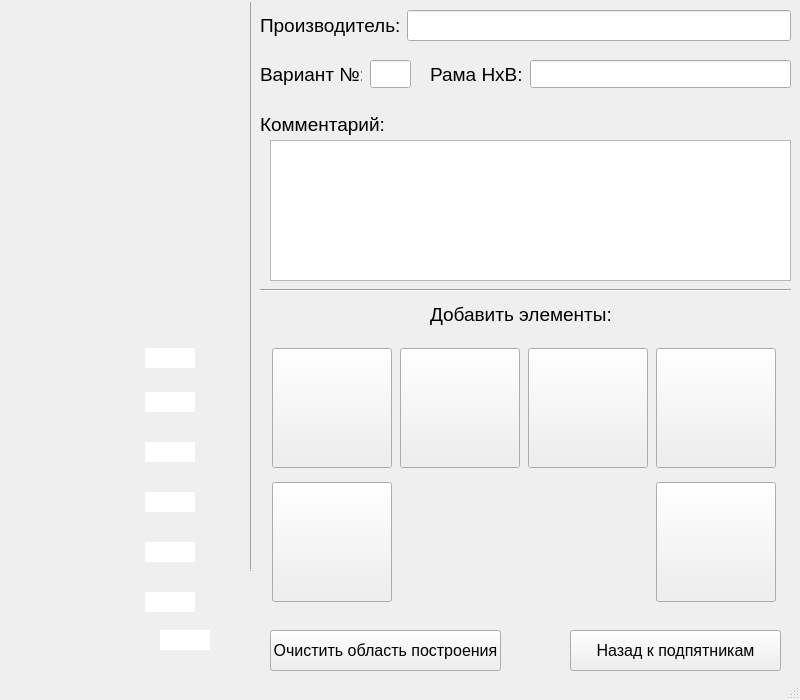
<?xml version="1.0" encoding="UTF-8"?>
<ui version="4.0">
 <class>MainWindow</class>
 <widget class="QMainWindow" name="MainWindow">
  <property name="geometry">
   <rect>
    <x>0</x>
    <y>0</y>
    <width>800</width>
    <height>700</height>
   </rect>
  </property>
  <property name="minimumSize">
   <size>
    <width>250</width>
    <height>700</height>
   </size>
  </property>
  <property name="maximumSize">
   <size>
    <width>800</width>
    <height>700</height>
   </size>
  </property>
  <property name="font">
   <font>
    <family>Arial</family>
    <pointsize>12</pointsize>
   </font>
  </property>
  <property name="windowTitle">
   <string>Отрисовка рам</string>
  </property>
  <widget class="QWidget" name="centralwidget">
   <widget class="QLineEdit" name="lineEdit_d0">
    <property name="geometry">
     <rect>
      <x>160</x>
      <y>630</y>
      <width>50</width>
      <height>20</height>
     </rect>
    </property>
    <property name="focusPolicy">
     <enum>Qt::ClickFocus</enum>
    </property>
    <property name="maxLength">
     <number>4</number>
    </property>
    <property name="frame">
     <bool>false</bool>
    </property>
    <property name="alignment">
     <set>Qt::AlignBottom|Qt::AlignLeading|Qt::AlignLeft</set>
    </property>
   </widget>
   <widget class="QLabel" name="bgrnd">
    <property name="geometry">
     <rect>
      <x>0</x>
      <y>0</y>
      <width>250</width>
      <height>671</height>
     </rect>
    </property>
    <property name="text">
     <string/>
    </property>
    <property name="pixmap">
     <pixmap>pics/frame/Bgrnd.png</pixmap>
    </property>
    <property name="scaledContents">
     <bool>true</bool>
    </property>
   </widget>
   <widget class="Line" name="line">
    <property name="geometry">
     <rect>
      <x>250</x>
      <y>0</y>
      <width>1</width>
      <height>571</height>
     </rect>
    </property>
    <property name="frameShadow">
     <enum>QFrame::Raised</enum>
    </property>
    <property name="lineWidth">
     <number>2</number>
    </property>
    <property name="orientation">
     <enum>Qt::Vertical</enum>
    </property>
   </widget>
   <widget class="QWidget" name="horizontalLayoutWidget">
    <property name="geometry">
     <rect>
      <x>260</x>
      <y>10</y>
      <width>531</width>
      <height>31</height>
     </rect>
    </property>
    <layout class="QHBoxLayout" name="horizontalLayout">
     <item>
      <widget class="QLabel" name="label_3">
       <property name="font">
        <font>
         <pointsize>14</pointsize>
        </font>
       </property>
       <property name="text">
        <string>Производитель:</string>
       </property>
      </widget>
     </item>
     <item>
      <widget class="QLineEdit" name="lineEdit">
       <property name="font">
        <font>
         <pointsize>14</pointsize>
        </font>
       </property>
       <property name="alignment">
        <set>Qt::AlignCenter</set>
       </property>
      </widget>
     </item>
    </layout>
   </widget>
   <widget class="QLabel" name="label_4">
    <property name="geometry">
     <rect>
      <x>260</x>
      <y>60</y>
      <width>102</width>
      <height>29</height>
     </rect>
    </property>
    <property name="font">
     <font>
      <pointsize>14</pointsize>
     </font>
    </property>
    <property name="text">
     <string>Вариант №:</string>
    </property>
   </widget>
   <widget class="QLineEdit" name="lineEdit_variant">
    <property name="geometry">
     <rect>
      <x>370</x>
      <y>60</y>
      <width>41</width>
      <height>28</height>
     </rect>
    </property>
    <property name="font">
     <font>
      <pointsize>14</pointsize>
     </font>
    </property>
    <property name="focusPolicy">
     <enum>Qt::ClickFocus</enum>
    </property>
    <property name="maxLength">
     <number>2</number>
    </property>
    <property name="alignment">
     <set>Qt::AlignCenter</set>
    </property>
   </widget>
   <widget class="Line" name="line_2">
    <property name="geometry">
     <rect>
      <x>260</x>
      <y>280</y>
      <width>531</width>
      <height>20</height>
     </rect>
    </property>
    <property name="orientation">
     <enum>Qt::Horizontal</enum>
    </property>
   </widget>
   <widget class="QLabel" name="label_8">
    <property name="geometry">
     <rect>
      <x>430</x>
      <y>60</y>
      <width>102</width>
      <height>29</height>
     </rect>
    </property>
    <property name="font">
     <font>
      <pointsize>14</pointsize>
     </font>
    </property>
    <property name="text">
     <string>Рама HxB:</string>
    </property>
   </widget>
   <widget class="QLineEdit" name="lineEdit_frame">
    <property name="geometry">
     <rect>
      <x>530</x>
      <y>60</y>
      <width>261</width>
      <height>28</height>
     </rect>
    </property>
    <property name="font">
     <font>
      <pointsize>14</pointsize>
     </font>
    </property>
    <property name="focusPolicy">
     <enum>Qt::ClickFocus</enum>
    </property>
    <property name="maxLength">
     <number>10</number>
    </property>
    <property name="alignment">
     <set>Qt::AlignCenter</set>
    </property>
   </widget>
   <widget class="QLabel" name="label_9">
    <property name="geometry">
     <rect>
      <x>260</x>
      <y>110</y>
      <width>131</width>
      <height>29</height>
     </rect>
    </property>
    <property name="font">
     <font>
      <pointsize>14</pointsize>
     </font>
    </property>
    <property name="text">
     <string>Комментарий:</string>
    </property>
   </widget>
   <widget class="QTextEdit" name="textEdit">
    <property name="geometry">
     <rect>
      <x>270</x>
      <y>140</y>
      <width>521</width>
      <height>141</height>
     </rect>
    </property>
    <property name="font">
     <font>
      <pointsize>12</pointsize>
     </font>
    </property>
   </widget>
   <widget class="QPushButton" name="pushButton_pp1">
    <property name="geometry">
     <rect>
      <x>570</x>
      <y>630</y>
      <width>211</width>
      <height>41</height>
     </rect>
    </property>
    <property name="text">
     <string>Назад к подпятникам</string>
    </property>
   </widget>
   <widget class="QLabel" name="label_g1">
    <property name="geometry">
     <rect>
      <x>0</x>
      <y>600</y>
      <width>230</width>
      <height>71</height>
     </rect>
    </property>
    <property name="text">
     <string/>
    </property>
    <property name="pixmap">
     <pixmap>pics/frame/G1.png</pixmap>
    </property>
    <property name="scaledContents">
     <bool>true</bool>
    </property>
   </widget>
   <widget class="QLabel" name="label_10">
    <property name="geometry">
     <rect>
      <x>430</x>
      <y>300</y>
      <width>191</width>
      <height>29</height>
     </rect>
    </property>
    <property name="font">
     <font>
      <pointsize>14</pointsize>
     </font>
    </property>
    <property name="text">
     <string>Добавить элементы:</string>
    </property>
   </widget>
   <widget class="QWidget" name="gridLayoutWidget">
    <property name="geometry">
     <rect>
      <x>270</x>
      <y>340</y>
      <width>511</width>
      <height>271</height>
     </rect>
    </property>
    <layout class="QGridLayout" name="gridLayout">
     <item row="0" column="1">
      <widget class="QPushButton" name="pushButton_dg2">
       <property name="sizePolicy">
        <sizepolicy hsizetype="Fixed" vsizetype="Fixed">
         <horstretch>0</horstretch>
         <verstretch>0</verstretch>
        </sizepolicy>
       </property>
       <property name="minimumSize">
        <size>
         <width>120</width>
         <height>120</height>
        </size>
       </property>
       <property name="maximumSize">
        <size>
         <width>120</width>
         <height>120</height>
        </size>
       </property>
       <property name="sizeIncrement">
        <size>
         <width>0</width>
         <height>0</height>
        </size>
       </property>
       <property name="text">
        <string/>
       </property>
       <property name="icon">
        <iconset>
         <normaloff>pics/thumbs/frdg2.jpg</normaloff>pics/thumbs/frdg2.jpg</iconset>
       </property>
       <property name="iconSize">
        <size>
         <width>110</width>
         <height>110</height>
        </size>
       </property>
       <property name="flat">
        <bool>false</bool>
       </property>
      </widget>
     </item>
     <item row="0" column="2">
      <widget class="QPushButton" name="pushButton_d1">
       <property name="sizePolicy">
        <sizepolicy hsizetype="Fixed" vsizetype="Fixed">
         <horstretch>0</horstretch>
         <verstretch>0</verstretch>
        </sizepolicy>
       </property>
       <property name="minimumSize">
        <size>
         <width>120</width>
         <height>120</height>
        </size>
       </property>
       <property name="maximumSize">
        <size>
         <width>120</width>
         <height>120</height>
        </size>
       </property>
       <property name="sizeIncrement">
        <size>
         <width>0</width>
         <height>0</height>
        </size>
       </property>
       <property name="text">
        <string/>
       </property>
       <property name="icon">
        <iconset>
         <normaloff>pics/thumbs/frd1.jpg</normaloff>pics/thumbs/frd1.jpg</iconset>
       </property>
       <property name="iconSize">
        <size>
         <width>110</width>
         <height>110</height>
        </size>
       </property>
       <property name="flat">
        <bool>false</bool>
       </property>
      </widget>
     </item>
     <item row="0" column="0">
      <widget class="QPushButton" name="pushButton_dg1">
       <property name="sizePolicy">
        <sizepolicy hsizetype="Fixed" vsizetype="Fixed">
         <horstretch>0</horstretch>
         <verstretch>0</verstretch>
        </sizepolicy>
       </property>
       <property name="minimumSize">
        <size>
         <width>120</width>
         <height>120</height>
        </size>
       </property>
       <property name="maximumSize">
        <size>
         <width>120</width>
         <height>120</height>
        </size>
       </property>
       <property name="sizeIncrement">
        <size>
         <width>0</width>
         <height>0</height>
        </size>
       </property>
       <property name="text">
        <string/>
       </property>
       <property name="icon">
        <iconset>
         <normaloff>pics/thumbs/frdg1.jpg</normaloff>pics/thumbs/frdg1.jpg</iconset>
       </property>
       <property name="iconSize">
        <size>
         <width>110</width>
         <height>110</height>
        </size>
       </property>
       <property name="flat">
        <bool>false</bool>
       </property>
      </widget>
     </item>
     <item row="1" column="0">
      <widget class="QPushButton" name="pushButton_g2">
       <property name="sizePolicy">
        <sizepolicy hsizetype="Fixed" vsizetype="Fixed">
         <horstretch>0</horstretch>
         <verstretch>0</verstretch>
        </sizepolicy>
       </property>
       <property name="minimumSize">
        <size>
         <width>120</width>
         <height>120</height>
        </size>
       </property>
       <property name="maximumSize">
        <size>
         <width>120</width>
         <height>120</height>
        </size>
       </property>
       <property name="sizeIncrement">
        <size>
         <width>0</width>
         <height>0</height>
        </size>
       </property>
       <property name="text">
        <string/>
       </property>
       <property name="icon">
        <iconset>
         <normaloff>pics/thumbs/frg2.jpg</normaloff>pics/thumbs/frg2.jpg</iconset>
       </property>
       <property name="iconSize">
        <size>
         <width>110</width>
         <height>110</height>
        </size>
       </property>
       <property name="flat">
        <bool>false</bool>
       </property>
      </widget>
     </item>
     <item row="0" column="3">
      <widget class="QPushButton" name="pushButton_d2">
       <property name="sizePolicy">
        <sizepolicy hsizetype="Fixed" vsizetype="Fixed">
         <horstretch>0</horstretch>
         <verstretch>0</verstretch>
        </sizepolicy>
       </property>
       <property name="minimumSize">
        <size>
         <width>120</width>
         <height>120</height>
        </size>
       </property>
       <property name="maximumSize">
        <size>
         <width>120</width>
         <height>120</height>
        </size>
       </property>
       <property name="sizeIncrement">
        <size>
         <width>0</width>
         <height>0</height>
        </size>
       </property>
       <property name="text">
        <string/>
       </property>
       <property name="icon">
        <iconset>
         <normaloff>pics/thumbs/frd2.jpg</normaloff>pics/thumbs/frd2.jpg</iconset>
       </property>
       <property name="iconSize">
        <size>
         <width>110</width>
         <height>110</height>
        </size>
       </property>
       <property name="flat">
        <bool>false</bool>
       </property>
      </widget>
     </item>
     <item row="1" column="3">
      <widget class="QPushButton" name="pushButton_nd">
       <property name="sizePolicy">
        <sizepolicy hsizetype="Fixed" vsizetype="Fixed">
         <horstretch>0</horstretch>
         <verstretch>0</verstretch>
        </sizepolicy>
       </property>
       <property name="minimumSize">
        <size>
         <width>120</width>
         <height>120</height>
        </size>
       </property>
       <property name="maximumSize">
        <size>
         <width>120</width>
         <height>120</height>
        </size>
       </property>
       <property name="sizeIncrement">
        <size>
         <width>0</width>
         <height>0</height>
        </size>
       </property>
       <property name="text">
        <string/>
       </property>
       <property name="icon">
        <iconset>
         <normaloff>pics/thumbs/frg1x.jpg</normaloff>pics/thumbs/frg1x.jpg</iconset>
       </property>
       <property name="iconSize">
        <size>
         <width>110</width>
         <height>110</height>
        </size>
       </property>
       <property name="flat">
        <bool>false</bool>
       </property>
      </widget>
     </item>
    </layout>
   </widget>
   <widget class="QLabel" name="label_dg1">
    <property name="geometry">
     <rect>
      <x>0</x>
      <y>562</y>
      <width>178</width>
      <height>72</height>
     </rect>
    </property>
    <property name="text">
     <string/>
    </property>
    <property name="pixmap">
     <pixmap>pics/frame/DG1.png</pixmap>
    </property>
    <property name="scaledContents">
     <bool>true</bool>
    </property>
   </widget>
   <widget class="QLineEdit" name="lineEdit_d1">
    <property name="geometry">
     <rect>
      <x>145</x>
      <y>592</y>
      <width>50</width>
      <height>20</height>
     </rect>
    </property>
    <property name="focusPolicy">
     <enum>Qt::ClickFocus</enum>
    </property>
    <property name="maxLength">
     <number>4</number>
    </property>
    <property name="frame">
     <bool>false</bool>
    </property>
    <property name="alignment">
     <set>Qt::AlignLeading|Qt::AlignLeft|Qt::AlignVCenter</set>
    </property>
   </widget>
   <widget class="QLabel" name="label_ng">
    <property name="geometry">
     <rect>
      <x>0</x>
      <y>600</y>
      <width>230</width>
      <height>71</height>
     </rect>
    </property>
    <property name="text">
     <string/>
    </property>
    <property name="pixmap">
     <pixmap>pics/frame/NG.png</pixmap>
    </property>
    <property name="scaledContents">
     <bool>true</bool>
    </property>
   </widget>
   <widget class="QLabel" name="label_d1">
    <property name="geometry">
     <rect>
      <x>0</x>
      <y>512</y>
      <width>178</width>
      <height>72</height>
     </rect>
    </property>
    <property name="text">
     <string/>
    </property>
    <property name="pixmap">
     <pixmap>pics/frame/D1.png</pixmap>
    </property>
    <property name="scaledContents">
     <bool>true</bool>
    </property>
   </widget>
   <widget class="QLabel" name="label_d2">
    <property name="geometry">
     <rect>
      <x>0</x>
      <y>462</y>
      <width>178</width>
      <height>72</height>
     </rect>
    </property>
    <property name="text">
     <string/>
    </property>
    <property name="pixmap">
     <pixmap>pics/frame/D2.png</pixmap>
    </property>
    <property name="scaledContents">
     <bool>true</bool>
    </property>
   </widget>
   <widget class="QLabel" name="label_d1_2">
    <property name="geometry">
     <rect>
      <x>0</x>
      <y>412</y>
      <width>178</width>
      <height>72</height>
     </rect>
    </property>
    <property name="text">
     <string/>
    </property>
    <property name="pixmap">
     <pixmap>pics/frame/D1.png</pixmap>
    </property>
    <property name="scaledContents">
     <bool>true</bool>
    </property>
   </widget>
   <widget class="QLabel" name="label_dg2">
    <property name="geometry">
     <rect>
      <x>0</x>
      <y>362</y>
      <width>178</width>
      <height>72</height>
     </rect>
    </property>
    <property name="text">
     <string/>
    </property>
    <property name="pixmap">
     <pixmap>pics/frame/DG2.png</pixmap>
    </property>
    <property name="scaledContents">
     <bool>true</bool>
    </property>
   </widget>
   <widget class="QLabel" name="label_g2">
    <property name="geometry">
     <rect>
      <x>0</x>
      <y>314</y>
      <width>178</width>
      <height>72</height>
     </rect>
    </property>
    <property name="text">
     <string/>
    </property>
    <property name="pixmap">
     <pixmap>pics/frame/G2.png</pixmap>
    </property>
    <property name="scaledContents">
     <bool>true</bool>
    </property>
   </widget>
   <widget class="QLineEdit" name="lineEdit_d1_2">
    <property name="geometry">
     <rect>
      <x>145</x>
      <y>542</y>
      <width>50</width>
      <height>20</height>
     </rect>
    </property>
    <property name="focusPolicy">
     <enum>Qt::ClickFocus</enum>
    </property>
    <property name="maxLength">
     <number>4</number>
    </property>
    <property name="frame">
     <bool>false</bool>
    </property>
    <property name="alignment">
     <set>Qt::AlignLeading|Qt::AlignLeft|Qt::AlignVCenter</set>
    </property>
   </widget>
   <widget class="QLineEdit" name="lineEdit_d1_3">
    <property name="geometry">
     <rect>
      <x>145</x>
      <y>492</y>
      <width>50</width>
      <height>20</height>
     </rect>
    </property>
    <property name="focusPolicy">
     <enum>Qt::ClickFocus</enum>
    </property>
    <property name="maxLength">
     <number>4</number>
    </property>
    <property name="frame">
     <bool>false</bool>
    </property>
    <property name="alignment">
     <set>Qt::AlignLeading|Qt::AlignLeft|Qt::AlignVCenter</set>
    </property>
   </widget>
   <widget class="QLineEdit" name="lineEdit_d1_4">
    <property name="geometry">
     <rect>
      <x>145</x>
      <y>442</y>
      <width>50</width>
      <height>20</height>
     </rect>
    </property>
    <property name="focusPolicy">
     <enum>Qt::ClickFocus</enum>
    </property>
    <property name="maxLength">
     <number>4</number>
    </property>
    <property name="frame">
     <bool>false</bool>
    </property>
    <property name="alignment">
     <set>Qt::AlignLeading|Qt::AlignLeft|Qt::AlignVCenter</set>
    </property>
   </widget>
   <widget class="QLineEdit" name="lineEdit_d1_5">
    <property name="geometry">
     <rect>
      <x>145</x>
      <y>392</y>
      <width>50</width>
      <height>20</height>
     </rect>
    </property>
    <property name="focusPolicy">
     <enum>Qt::ClickFocus</enum>
    </property>
    <property name="maxLength">
     <number>4</number>
    </property>
    <property name="frame">
     <bool>false</bool>
    </property>
    <property name="alignment">
     <set>Qt::AlignLeading|Qt::AlignLeft|Qt::AlignVCenter</set>
    </property>
   </widget>
   <widget class="QLineEdit" name="lineEdit_d1_6">
    <property name="geometry">
     <rect>
      <x>145</x>
      <y>348</y>
      <width>50</width>
      <height>20</height>
     </rect>
    </property>
    <property name="focusPolicy">
     <enum>Qt::ClickFocus</enum>
    </property>
    <property name="maxLength">
     <number>4</number>
    </property>
    <property name="frame">
     <bool>false</bool>
    </property>
    <property name="alignment">
     <set>Qt::AlignLeading|Qt::AlignLeft|Qt::AlignVCenter</set>
    </property>
   </widget>
   <widget class="QPushButton" name="pushButton_clr">
    <property name="geometry">
     <rect>
      <x>270</x>
      <y>630</y>
      <width>231</width>
      <height>41</height>
     </rect>
    </property>
    <property name="text">
     <string>Очистить область построения</string>
    </property>
   </widget>
   <zorder>bgrnd</zorder>
   <zorder>label_ng</zorder>
   <zorder>label_g1</zorder>
   <zorder>lineEdit_d0</zorder>
   <zorder>line</zorder>
   <zorder>horizontalLayoutWidget</zorder>
   <zorder>label_4</zorder>
   <zorder>lineEdit_variant</zorder>
   <zorder>line_2</zorder>
   <zorder>label_8</zorder>
   <zorder>lineEdit_frame</zorder>
   <zorder>label_9</zorder>
   <zorder>textEdit</zorder>
   <zorder>pushButton_pp1</zorder>
   <zorder>label_10</zorder>
   <zorder>gridLayoutWidget</zorder>
   <zorder>label_dg1</zorder>
   <zorder>lineEdit_d1</zorder>
   <zorder>label_d1</zorder>
   <zorder>label_d2</zorder>
   <zorder>label_d1_2</zorder>
   <zorder>label_dg2</zorder>
   <zorder>label_g2</zorder>
   <zorder>lineEdit_d1_2</zorder>
   <zorder>lineEdit_d1_3</zorder>
   <zorder>lineEdit_d1_4</zorder>
   <zorder>lineEdit_d1_5</zorder>
   <zorder>lineEdit_d1_6</zorder>
   <zorder>pushButton_clr</zorder>
  </widget>
  <widget class="QStatusBar" name="statusbar"/>
 </widget>
 <resources/>
 <connections/>
</ui>
